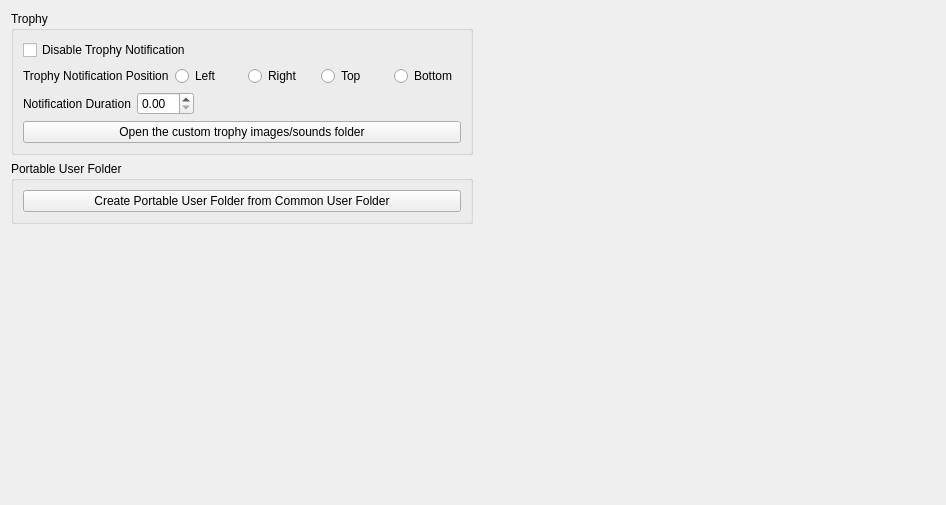
      <widget class="QWidget" name="userTabContents">
       <property name="geometry">
        <rect>
         <x>0</x>
         <y>0</y>
         <width>946</width>
         <height>505</height>
        </rect>
       </property>
       <layout class="QVBoxLayout" name="userTabVLayout" stretch="0,1">
        <item>
         <layout class="QVBoxLayout" name="vLayoutTrophy">
          <property name="spacing">
           <number>6</number>
          </property>
          <property name="leftMargin">
           <number>0</number>
          </property>
          <property name="bottomMargin">
           <number>50</number>
          </property>
          <item>
           <layout class="QHBoxLayout" name="hLayoutTrophy">
            <item>
             <widget class="QGroupBox" name="trophyGroupBox">
              <property name="sizePolicy">
               <sizepolicy hsizetype="Expanding" vsizetype="Preferred">
                <horstretch>0</horstretch>
                <verstretch>0</verstretch>
               </sizepolicy>
              </property>
              <property name="title">
               <string>Trophy</string>
              </property>
              <layout class="QVBoxLayout" name="userNameLayout_2">
               <item>
                <widget class="QCheckBox" name="disableTrophycheckBox">
                 <property name="text">
                  <string>Disable Trophy Notification</string>
                 </property>
                </widget>
               </item>
               <item>
                <layout class="QHBoxLayout" name="horizontalLayout_SidePopUps">
                 <property name="bottomMargin">
                  <number>0</number>
                 </property>
                 <item>
                  <widget class="QLabel" name="label_SidePopUps">
                   <property name="sizePolicy">
                    <sizepolicy hsizetype="Maximum" vsizetype="Preferred">
                     <horstretch>0</horstretch>
                     <verstretch>0</verstretch>
                    </sizepolicy>
                   </property>
                   <property name="text">
                    <string>Trophy Notification Position</string>
                   </property>
                  </widget>
                 </item>
                 <item>
                  <widget class="QRadioButton" name="radioButton_Left">
                   <property name="text">
                    <string>Left</string>
                   </property>
                  </widget>
                 </item>
                 <item>
                  <widget class="QRadioButton" name="radioButton_Right">
                   <property name="text">
                    <string>Right</string>
                   </property>
                  </widget>
                 </item>
                 <item>
                  <widget class="QRadioButton" name="radioButton_Top">
                   <property name="text">
                    <string>Top</string>
                   </property>
                  </widget>
                 </item>
                 <item>
                  <widget class="QRadioButton" name="radioButton_Bottom">
                   <property name="text">
                    <string>Bottom</string>
                   </property>
                  </widget>
                 </item>
                </layout>
               </item>
               <item>
                <layout class="QHBoxLayout" name="horizontalLayout_PopUpsDuration">
                 <property name="bottomMargin">
                  <number>0</number>
                 </property>
                 <item>
                  <widget class="QLabel" name="label_PopUpDuration">
                   <property name="sizePolicy">
                    <sizepolicy hsizetype="Maximum" vsizetype="Preferred">
                     <horstretch>0</horstretch>
                     <verstretch>0</verstretch>
                    </sizepolicy>
                   </property>
                   <property name="text">
                    <string>Notification Duration</string>
                   </property>
                  </widget>
                 </item>
                 <item>
                  <widget class="QDoubleSpinBox" name="popUpDurationSpinBox"/>
                 </item>
                 <item>
                  <spacer name="horizontalSpacer_4">
                   <property name="orientation">
                    <enum>Qt::Orientation::Horizontal</enum>
                   </property>
                   <property name="sizeHint" stdset="0">
                    <size>
                     <width>40</width>
                     <height>20</height>
                    </size>
                   </property>
                  </spacer>
                 </item>
                </layout>
               </item>
               <item>
                <widget class="QPushButton" name="OpenCustomTrophyLocationButton">
                 <property name="text">
                  <string>Open the custom trophy images/sounds folder</string>
                 </property>
                </widget>
               </item>
              </layout>
             </widget>
            </item>
            <item>
             <spacer name="horizontalSpacer_3">
              <property name="orientation">
               <enum>Qt::Orientation::Horizontal</enum>
              </property>
              <property name="sizeHint" stdset="0">
               <size>
                <width>40</width>
                <height>20</height>
               </size>
              </property>
             </spacer>
            </item>
           </layout>
          </item>
          <item>
           <layout class="QHBoxLayout" name="horizontalLayout_9">
            <item>
             <widget class="QGroupBox" name="PortableUserFolderGroupBox">
              <property name="title">
               <string>Portable User Folder</string>
              </property>
              <layout class="QVBoxLayout" name="verticalLayout_2">
               <item>
                <widget class="QPushButton" name="PortableUserButton">
                 <property name="sizePolicy">
                  <sizepolicy hsizetype="Expanding" vsizetype="Fixed">
                   <horstretch>0</horstretch>
                   <verstretch>0</verstretch>
                  </sizepolicy>
                 </property>
                 <property name="text">
                  <string>Create Portable User Folder from Common User Folder</string>
                 </property>
                </widget>
               </item>
              </layout>
             </widget>
            </item>
            <item>
             <spacer name="horizontalSpacer_5">
              <property name="orientation">
               <enum>Qt::Orientation::Horizontal</enum>
              </property>
              <property name="sizeHint" stdset="0">
               <size>
                <width>40</width>
                <height>20</height>
               </size>
              </property>
             </spacer>
            </item>
           </layout>
          </item>
          <item>
           <layout class="QHBoxLayout" name="horizontalLayout_5"/>
          </item>
         </layout>
        </item>
        <item>
         <spacer name="userTabSpacer">
          <property name="orientation">
           <enum>Qt::Orientation::Vertical</enum>
          </property>
          <property name="sizeType">
           <enum>QSizePolicy::Policy::MinimumExpanding</enum>
          </property>
          <property name="sizeHint" stdset="0">
           <size>
            <width>0</width>
            <height>0</height>
           </size>
          </property>
         </spacer>
        </item>
       </layout>
      </widget>
